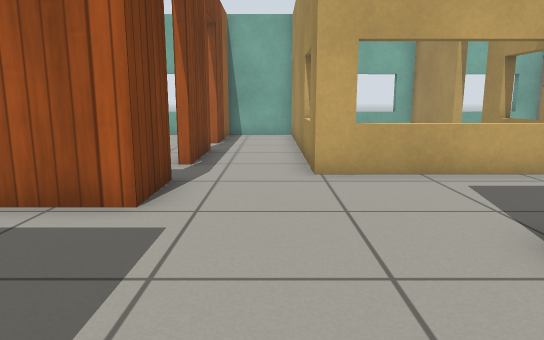
view 1 (above)

24 first-person views from a walk through a robot-simulator world made for Gazebo. The camera is 0.72 m above the floor, tilts 10° down and sees 70° across. The floor is counted in squares, 0.5 m on a side. Each view is taken from the middle of a square. On the plan, view 1 faces up. The plan holds only what a view shows up to about 16 squares ahead; the rest is blank. The robots in the file are not drawn. Simple patterns stand in for the simulator's built-in surfaces.

view 2
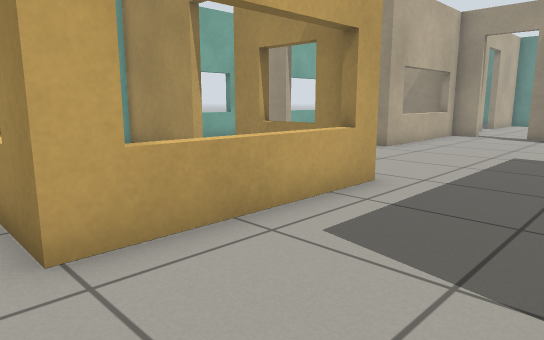

view 3
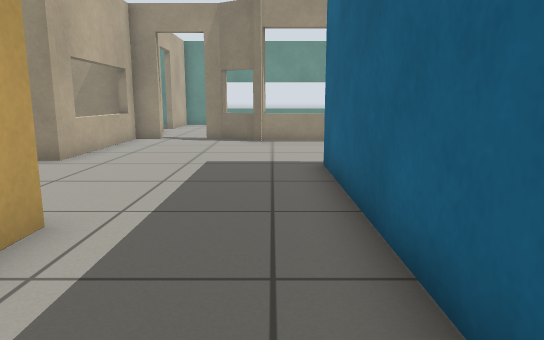

view 4
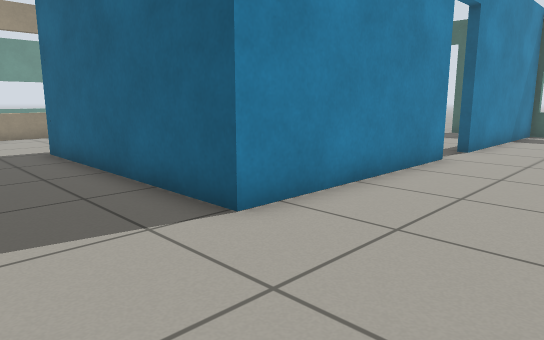

view 5
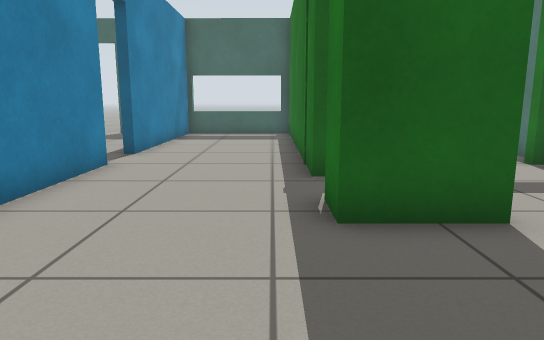

view 6
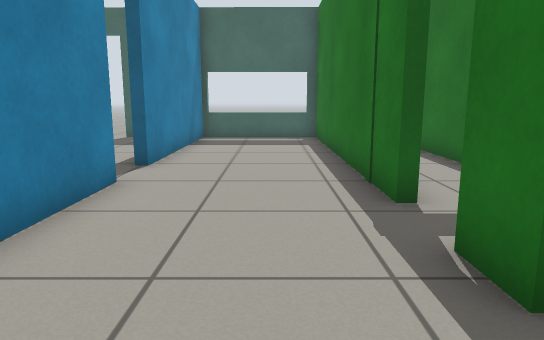

view 7
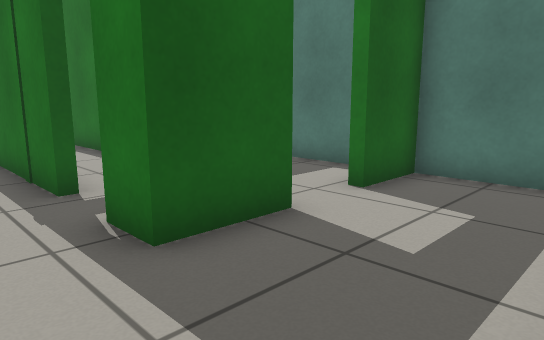

view 8
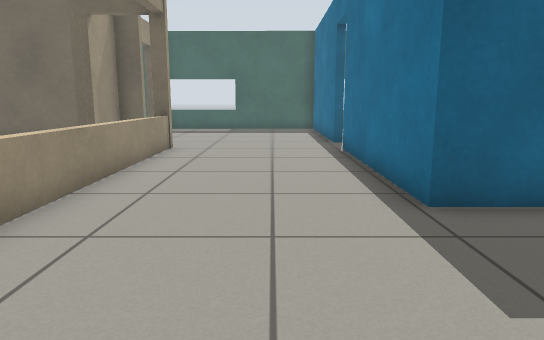

view 9
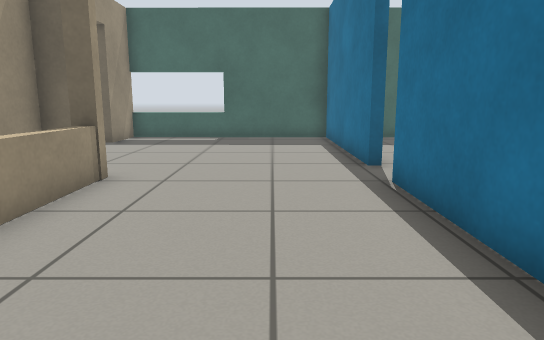

view 10
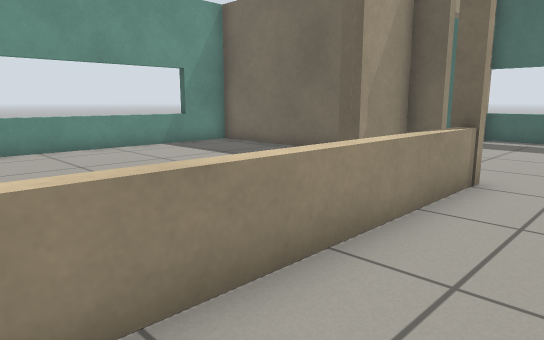

view 11
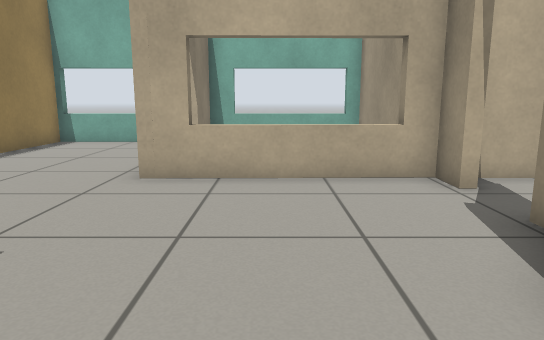

view 12
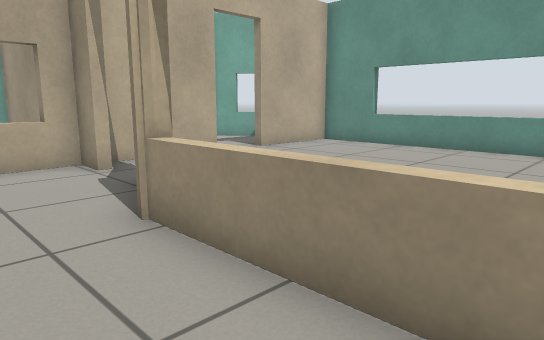

view 13
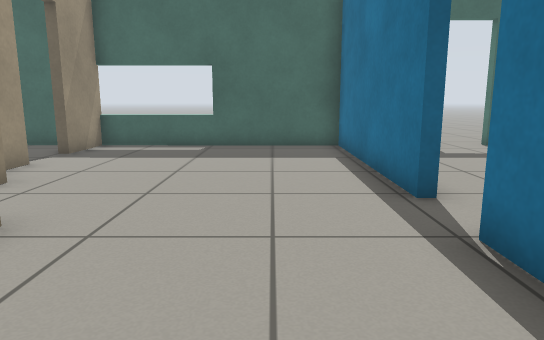

view 14
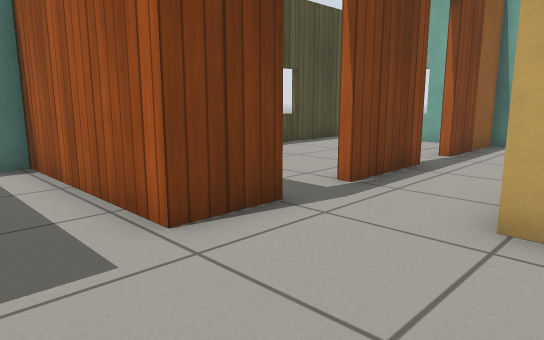

view 15
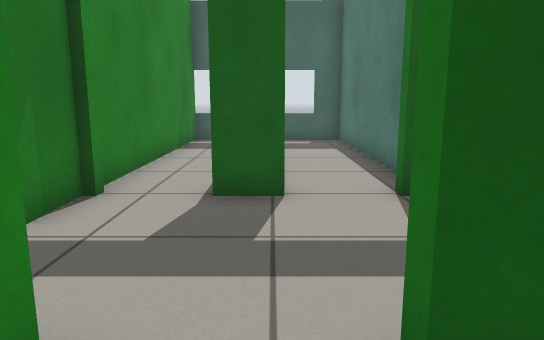

view 16
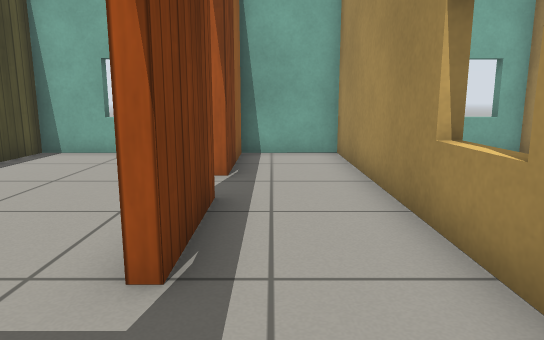

view 17
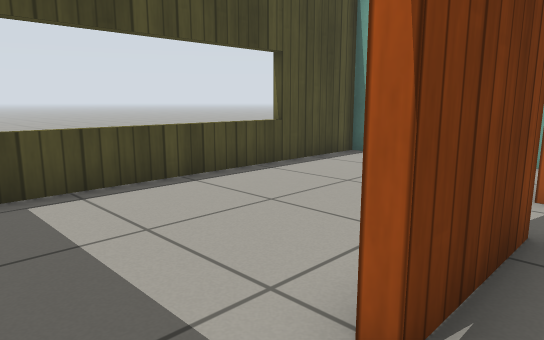

view 18
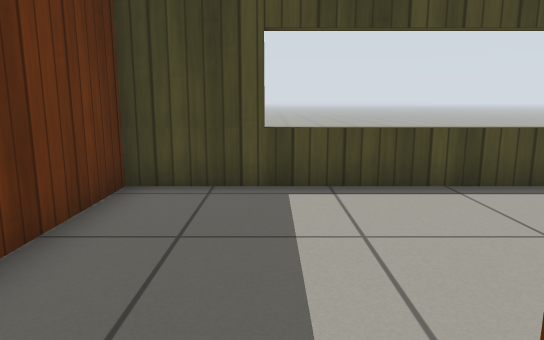

view 19
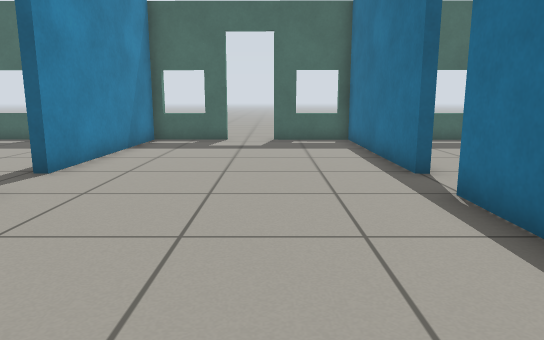

view 20
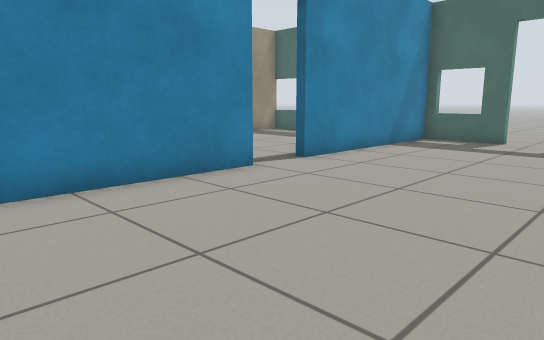

view 21
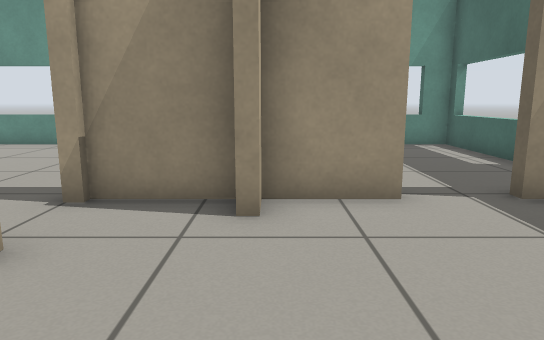

view 22
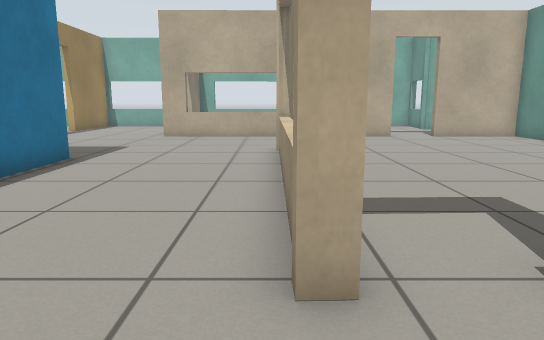

view 23
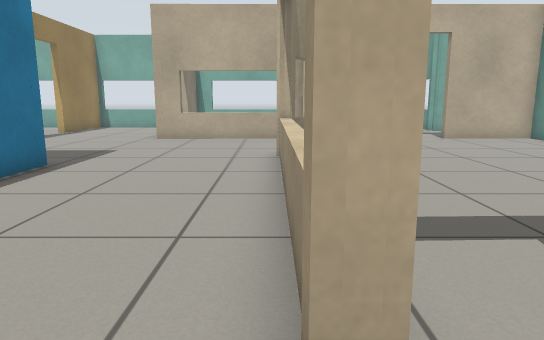

view 24
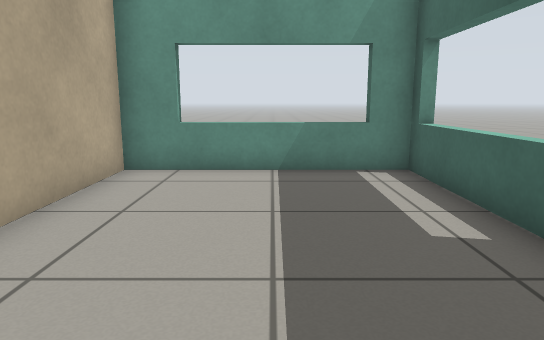

### Floor plan
Ten units are one square. View 1 is at (0, 0); x grows to the right and y downward. Boxes are objects, and circles mark ways between rooms. Rooms are numbered by the first view taken in them; rooms with no view inside come last. Other rooms are left out.
<svg viewBox="-80 -175 347 300">
<path fill="none" stroke="#000" d="M64 -77 9 -77 9 -170 -19 -170 -19 -135M28 29 28 -38 108 -38 108 29M161 -54 162 -58M-19 -71 -19 -52 -75 -52 -75 -15 -56 -15M163 -56 171 -70 171 -76M108 47 108 118 186 119 186 96M115 -147 115 -158M171 -92 171 -103 115 -102 115 -109M-19 14 -19 118 28 118 28 47M-19 -118 -19 -89M-39 -15 -19 -15 -19 -4M162 34 162 -58M105 -170 64 -170 64 -139M178 55 186 55 186 32M186 80 186 58 178 58M167 34 162 34M105 29 105 -19M31 47 31 118 59 118M31 9 31 29M77 118 105 118 105 47M184 30 191 30M167 -56 165 -53M169 -60 165 -53M201 55 262 55 262 -104 228 -104M210 -104 178 -103M-27 -170 -75 -169 -75 -55 -44 -55M198 119 262 119 262 58 223 58M-75 39 -75 117 -54 117M-53 28 -40 28M-75 0 -75 19M-21 29 -21 14"/>
<circle cx="110" cy="35" r="3" fill="#2a7"/>
<circle cx="30" cy="35" r="3" fill="#2a7"/>
<circle cx="175" cy="30" r="3" fill="#2a7"/>
<circle cx="-20" cy="-125" r="3" fill="#2a7"/>
<circle cx="-20" cy="-80" r="3" fill="#2a7"/>
<circle cx="190" cy="85" r="3" fill="#2a7"/>
<circle cx="-20" cy="5" r="3" fill="#2a7"/>
<circle cx="-45" cy="-10" r="3" fill="#2a7"/>
<circle cx="-65" cy="30" r="3" fill="#2a7"/>
<text x="70" y="-50">1</text>
<text x="70" y="40">2</text>
<text x="220" y="-20">3</text>
<text x="-50" y="-110">4</text>
<text x="220" y="90">5</text>
<text x="-70" y="70">6</text>
<text x="-50" y="10">7</text>
</svg>
Room 1 opens to room 2. Room 1 opens to room 3. Room 1 opens to room 4. Room 1 opens to room 5. Room 1 opens to room 7. Room 6 opens to room 7.

Where each view was taken, in squares from view 1:
view 1: 0 up, 0 right, facing up
view 2: 4 up, 0 right, facing up-right
view 3: 5 up, 2 right, facing right
view 4: 7 up, 1 left, facing down-right
view 5: 6 up, 1 left, facing down
view 6: 4 up, 0 right, facing down
view 7: 5 up, 0 right, facing down-left
view 8: 9 up, 13 right, facing down
view 9: 4 up, 13 right, facing down
view 10: 4 up, 14 right, facing down-right
view 11: 3 up, 14 right, facing up
view 12: 1 up, 14 right, facing up-right
view 13: 1 up, 13 right, facing down
view 14: 3 up, 2 right, facing up-left
view 15: 3 up, 5 left, facing down
view 16: 6 up, 1 left, facing up
view 17: 7 up, 1 left, facing up-left
view 18: 8 up, 1 left, facing left
view 19: 3 up, 6 right, facing down
view 20: 3 up, 4 right, facing down-right
view 21: 6 down, 13 right, facing right
view 22: 6 down, 16 right, facing up
view 23: 5 down, 16 right, facing up
view 24: 9 down, 18 right, facing right
